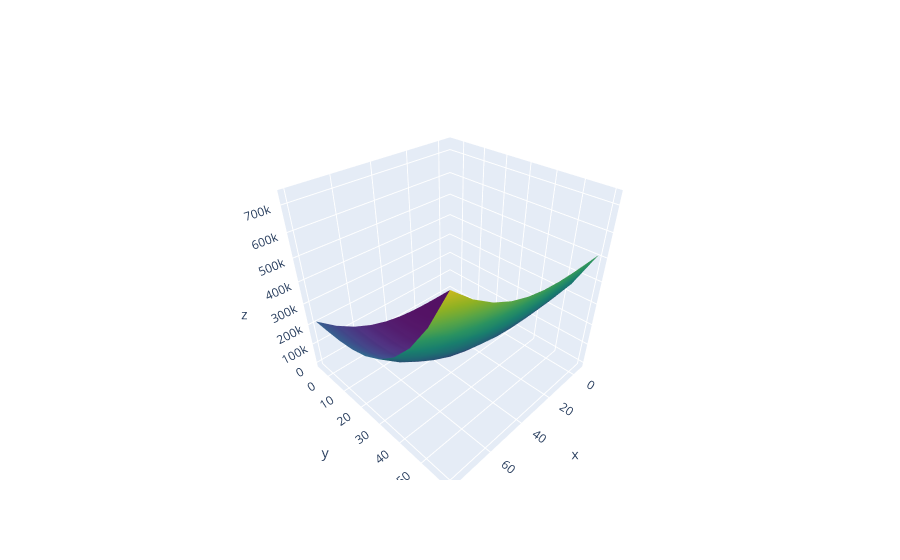

Notebook source saved alongside this figure:
### Code cell
import plotly.graph_objects as go
import numpy as np


# Generate data
x = np.linspace(-5, 80, 10)
y = np.linspace(-5, 60, 10)
xGrid, yGrid = np.meshgrid(y, x)
z = xGrid ** 3 + yGrid ** 3

fig=go.Figure(
    go.Surface(x=x, y=y, z=z, colorscale='Viridis', showscale=False))

fig.show()
